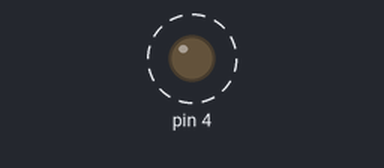
This sketch was run on a simulated Arduino Uno, built with avr-gcc and run on an emulated ATmega328P. Shown: output pins drawn as LEDs (lit = HIGH). Dashed ring = blinking. What the sketch prints to the serial monitor is not drawn.

Above: at 0.2 s.
Timing chart, 0 to 3.0 s (numbered marks = the images above):
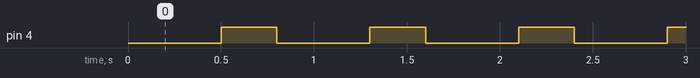

Measured:
- by itself, pin 4: alternates HIGH for 0.30 s and LOW for 0.50 s

The sketch:

blink.ino
```cpp
#include "Blink.h"

Blink blink(4);

void setup() {
  Serial.begin(115200);
  pinMode(0, OUTPUT);
  pinMode(4, OUTPUT);
  Serial.println("\nBlink Version 1.0 Sehyun Hwang");
}

void loop() {
  blink.on(500);
  blink.off(300);
}
```

Blink.cpp
```cpp
#include "Arduino.h"
#include "Blink.h"

Blink::Blink(int pin) {
	pinMode(pin, OUTPUT);
	_pin = pin;
}

void Blink::on(int time) {
	delay(time);
	digitalWrite(_pin, HIGH);
}

void Blink::off(int time) {
	delay(time);
	digitalWrite(_pin, LOW);
}
```

Blink.h
```cpp
#ifndef BLINK_H
#define BLINK_H

#include "Arduino.h"

class Blink{
  public :
	  Blink(int pin);
	  void on(int time);
	  void off(int time);
  private :
	  int _pin;
};

#endif
```
